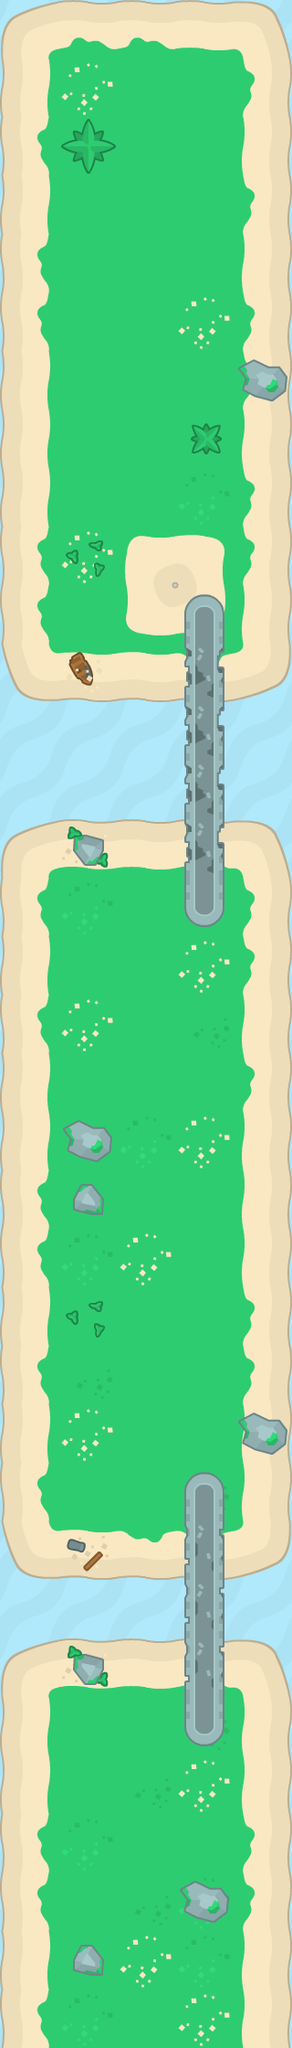

This is a level from a 2D game, rendered from its Tiled map with the project's own tilesets. A one-line summary and the complete map file follow:
An orthogonal 5x35 tile map with 64x64 px tiles, 4 tile layers (Water, Ground, Bridges, Objects).

<map version="1.0" tiledversion="1.0.3" orientation="orthogonal" renderorder="left-down" width="5" height="35" tilewidth="64" tileheight="64" nextobjectid="1">
 <tileset firstgid="1" name="tiles_sheet" tilewidth="64" tileheight="64" tilecount="96" columns="16">
  <image source="../kenney_piratepack/Tilesheet/tiles_sheet.png" trans="ff00ff" width="1024" height="384" />
 </tileset>
 <layer name="Water" width="5" height="35">
  <data encoding="csv">
73,73,73,73,73,
73,73,73,73,73,
73,73,73,73,73,
73,73,73,73,73,
73,73,73,73,73,
73,73,73,73,73,
73,73,73,73,73,
73,73,73,73,73,
73,73,73,73,73,
73,73,73,73,73,
73,73,73,73,73,
73,73,73,73,73,
73,73,73,73,73,
73,73,73,73,73,
73,73,73,73,73,
73,73,73,73,73,
73,73,73,73,73,
73,73,73,73,73,
73,73,73,73,73,
73,73,73,73,73,
73,73,73,73,73,
73,73,73,73,73,
73,73,73,73,73,
73,73,73,73,73,
73,73,73,73,73,
73,73,73,73,73,
73,73,73,73,73,
73,73,73,73,73,
73,73,73,73,73,
73,73,73,73,73,
73,73,73,73,73,
73,73,73,73,73,
73,73,73,73,73,
73,73,73,73,73,
73,73,73,73,73
</data>
 </layer>
 <layer name="Ground" width="5" height="35">
  <data encoding="csv">
6,8,8,7,9,
22,24,23,23,41,
38,23,23,23,25,
22,23,23,23,41,
38,23,23,23,25,
38,23,23,24,41,
22,23,23,23,41,
22,23,23,23,25,
22,23,23,39,41,
38,24,36,37,41,
38,23,52,53,25,
54,82,55,56,57,
0,0,0,0,0,
0,0,0,0,0,
6,3221225558,7,8,9,
38,39,23,23,41,
22,23,23,24,41,
38,24,23,40,25,
22,23,23,23,41,
22,23,39,24,25,
38,23,23,23,25,
38,39,24,23,25,
22,23,23,23,41,
38,40,23,23,41,
22,24,23,23,25,
38,23,23,40,25,
54,55,56,56,57,
0,0,0,0,0,
6,3221225558,7,8,9,
22,23,23,40,25,
22,23,40,24,25,
38,39,23,23,41,
38,23,40,39,41,
22,23,24,39,25,
38,39,23,24,25
</data>
 </layer>
 <layer name="Bridges" width="5" height="35">
  <data encoding="csv">
0,0,0,0,0,
0,0,0,0,0,
0,0,0,0,0,
0,0,0,0,0,
0,0,0,0,0,
0,0,0,0,0,
0,0,0,0,0,
0,0,0,0,0,
0,0,0,0,0,
0,0,0,0,0,
0,0,0,63,0,
0,0,0,89,0,
0,0,0,89,0,
0,0,0,89,0,
0,0,0,89,0,
0,0,0,79,0,
0,0,0,0,0,
0,0,0,0,0,
0,0,0,0,0,
0,0,0,0,0,
0,0,0,0,0,
0,0,0,0,0,
0,0,0,0,0,
0,0,0,0,0,
0,0,0,0,0,
0,0,0,63,0,
0,0,0,91,0,
0,0,0,91,0,
0,0,0,91,0,
0,0,0,79,0,
0,0,0,0,0,
0,0,0,0,0,
0,0,0,0,0,
0,0,0,0,0,
0,0,0,0,0
</data>
 </layer>
 <layer name="Objects" width="5" height="35">
  <data encoding="csv">
0,0,0,0,0,
0,0,0,0,0,
0,71,0,0,0,
0,0,0,0,0,
0,0,0,0,0,
0,0,0,0,0,
0,0,0,0,66,
0,0,0,72,0,
0,0,0,0,0,
0,88,0,0,0,
0,0,0,0,0,
0,0,0,0,0,
0,0,0,0,0,
0,0,0,0,0,
0,0,0,0,0,
0,0,0,0,0,
0,0,0,0,0,
0,0,0,0,0,
0,0,0,0,0,
0,66,0,0,0,
0,65,0,0,0,
0,0,0,0,0,
0,88,0,0,0,
0,0,0,0,0,
0,0,0,0,66,
0,0,0,0,0,
0,84,0,0,0,
0,0,0,0,0,
0,0,0,0,0,
0,0,0,0,0,
0,0,0,0,0,
0,0,0,0,0,
0,0,0,66,0,
0,65,0,0,0,
0,0,0,0,0
</data>
 </layer>
</map>
